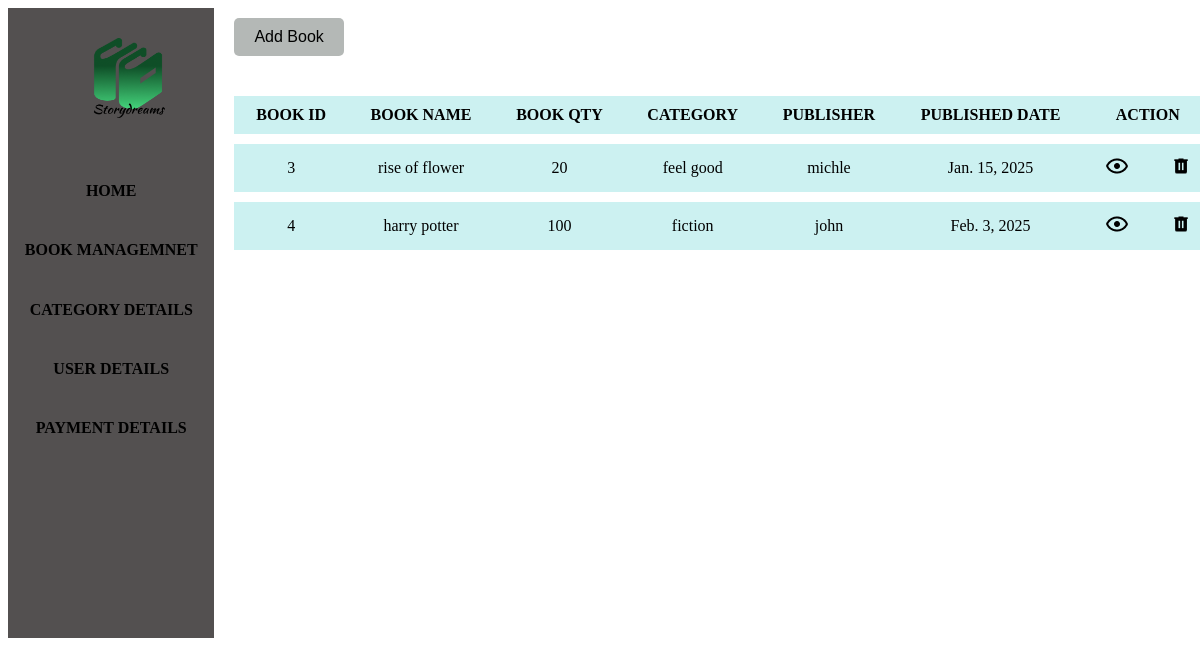
The page /bookdetails on the database as committed earlier.
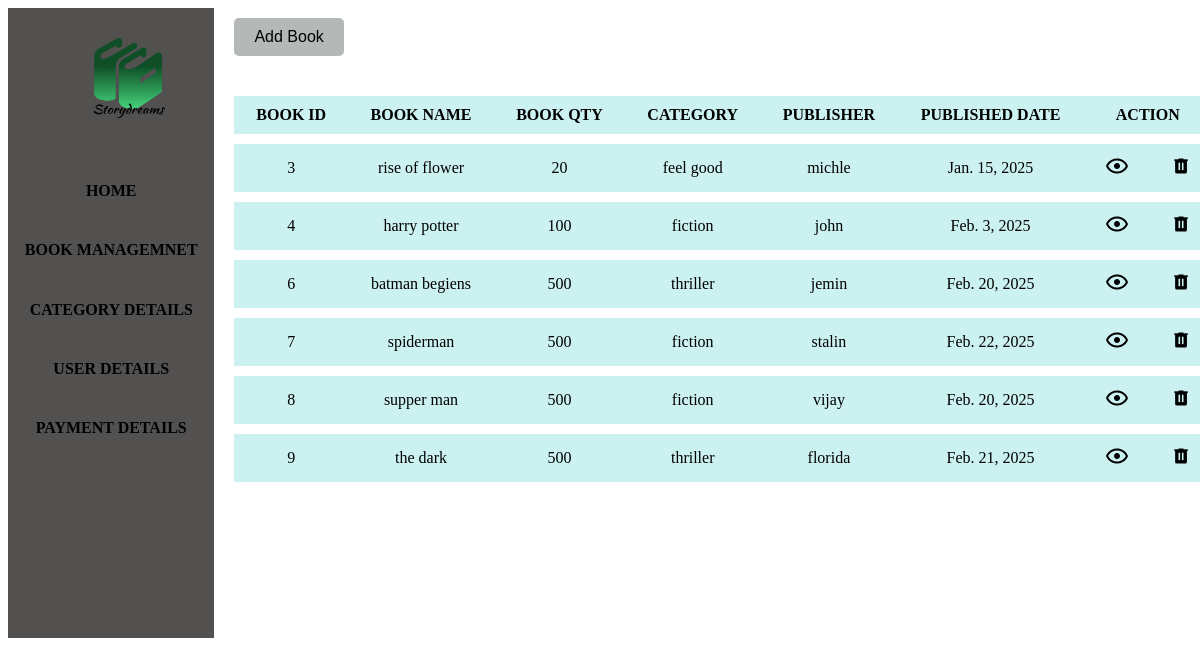
The same page on the database as committed later.
### myapp/models.py (models this page shows, shortened)
class book(models.Model):
    name=models.CharField(max_length=100)
    quantity=models.IntegerField()
    category=models.ForeignKey(category,on_delete=models.CASCADE)
    publisher=models.CharField(max_length=100)
    published_date=models.DateField()
    price=models.IntegerField(null=True)
    auther=models.CharField(max_length=100,null=True)
    image=models.FileField()

class category(models.Model):
    category_name=models.CharField(max_length=100)
    def __str__(self):
        return self.category_name

### myapp/views.py (the view)
# urls.py: path('bookdetails',views.bookdetails,name='bookdetails'),
def bookdetails(request):
     data=book.objects.all()
     return render(request,"book_details.html",{'datas':data})

### templates/book_details.html (shortened to what this page needs)
<!DOCTYPE html>
<html lang="en">
<head>
    {% load static %}
</head>
<body>
    <div class="container">
    <div class="main">
        <img src="{% static 'image1/storydreamicon.png' %}" alt="storydreamicon">
        <a href="{% url 'adminhome' %}"><h4 style="margin-top: 50px;">HOME</h4></a>
        <a href="{% url 'bookdetails' %}"><h4>BOOK MANAGEMNET</h4></a>
        <a href="{% url 'categorydetail' %}"><h4>CATEGORY DETAILS</h4></a>
        <a href="{% url 'userdetail' %}"><h4>USER DETAILS</h4></a>
        <a href="{% url 'booking_list' %}"><h4>PAYMENT DETAILS</h4></a>
    </div>
     <div class="sub">
        <button type="submit"><a href="{% url 'bookadd' %}">Add Book</a></button>
        <table border="2">
            <tr>
                <th>BOOK ID</th>
                <th> BOOK NAME</th>
                <th>BOOK QTY</th>
                <th>CATEGORY</th>
                <th>PUBLISHER</th>
                <th>PUBLISHED DATE</th>
                <th colspan="2">ACTION</th>
            </tr>
            {% for i in datas %}
            <tr>
                <td>{{i.id}}</td>
                <td>{{i.name}}</td>
                <td>{{i.quantity}}</td>
                <td>{{i.category}}</td>
                <td>{{i.publisher}}</td>
                <td>{{i.published_date}}</td>
                <td><a href="{% url 'bookpage' id=i.id %}"><img src="{% static 'image1/eye.png' %}" alt="eye"></a></td>
                <td><a href="{% url 'bookdlt' id=i.id %}"><img style="height: 20px;width: 20px;" src="{% static 'image1/delete.png' %}" alt="delete"></a></td>
            </tr>
            {% endfor %}
        </table>
     </div>
    </div>
</body>
</html>

### templates/book_details.html (style rules this page uses)
.main { height: 630px; width: 250px; background-color: rgb(83, 80, 80); }
.main img { height: 80px; width: 80px; margin-left: 80px; margin-top: 30px; }
.main h4 { text-align: center; margin-top: 20px; padding: 10px; transition: all 0.3s ease; }
.main a { text-decoration: none; color: inherit; }
.container { display: flex; }
button { background-color: rgb(180, 184, 182); border: none; padding: 10px 20px; color: black; cursor: pointer; border-radius: 5px; font-size: 16px; margin: 10px; transition: background-color 0.3s; margin-left: 20px }
button a { color: inherit; text-decoration: none; }
table { border-collapse: separate; border-spacing: 0 10px; width: 100%; text-align: center; border: none; margin-left: 20px; margin-top: 20px; }
th, td { background-color: #ccf1f1; border: none; padding: 10px 20px; }
tr { border-bottom: 1px solid white; }
.sub { width: 100%; }

Rows that differ between the two databases and show on the page:
added book: id "6", name "batman begiens", quantity "500", category "thriller", publisher "jemin", published_date "Feb. 20, 2025"
added book: id "7", name "spiderman", quantity "500", category "fiction", publisher "stalin", published_date "Feb. 22, 2025"
added book: id "8", name "supper man", quantity "500", category "fiction", publisher "vijay", published_date "Feb. 20, 2025"
added book: id "9", name "the dark", quantity "500", category "thriller", publisher "florida", published_date "Feb. 21, 2025"
